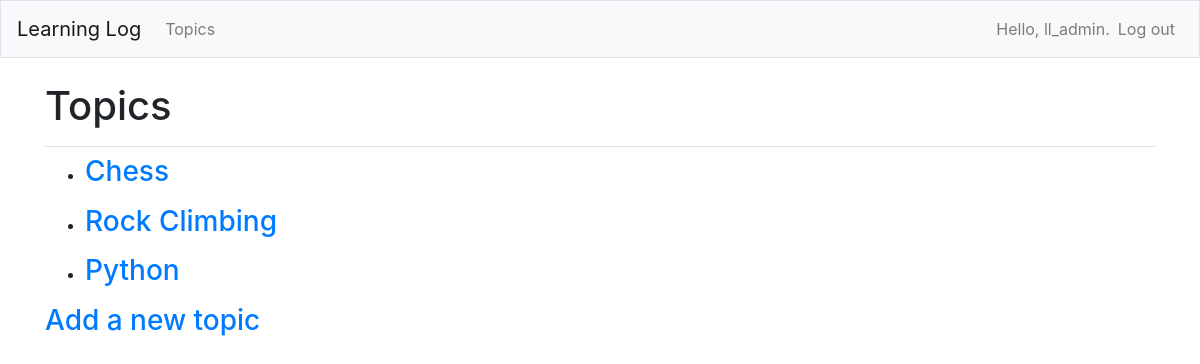
Page /topics/ (signed in) on the earlier database version.
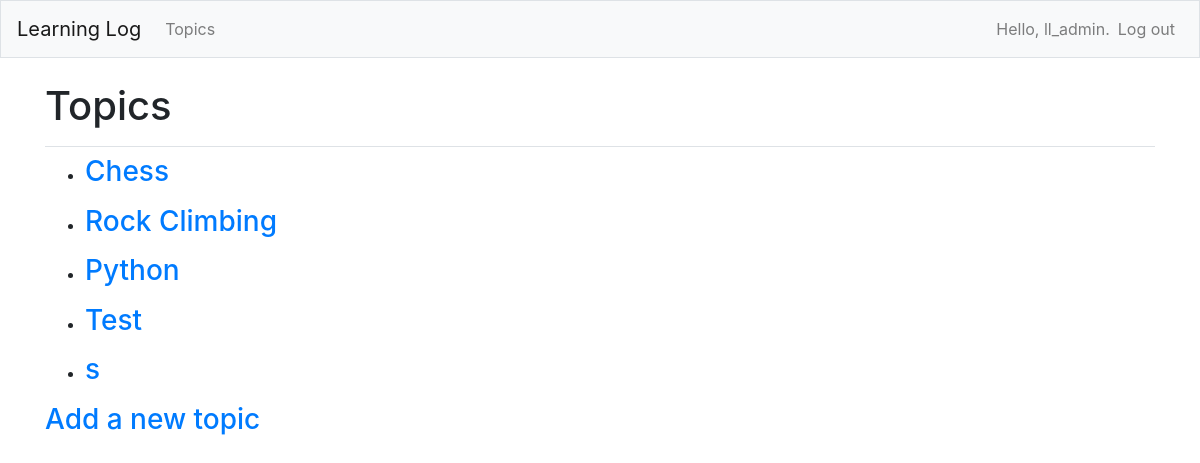
Same page on the later database version.
### learning_logs/models.py (models this page shows)
class Topic(models.Model):
    text = models.CharField(max_length=200)
    date_added = models.DateTimeField(auto_now_add=True)
    owner = models.ForeignKey(User, on_delete=models.CASCADE)
    def __str__(self):
        return self.text

### learning_logs/views.py (the view)
# urls.py: path("topics/", views.topics, name="topics"),
@login_required
def topics(request):
    topics = Topic.objects.filter(owner=request.user).order_by("date_added")
    context = {"topics": topics}
    return render(request, "learning_logs/topics.html", context)

### learning_logs/templates/learning_logs/topics.html
{% extends "learning_logs/base.html" %}
{% block page_header %}
  <h1>Topics</h1>
{% endblock page_header %}
{% block content %}
  {% for topic in topics %}
    <ul>
      <li><h3>
        <a href="{% url 'learning_logs:topic' topic.id %}">{{ topic }}</a>
      </h3></li>
    </ul>
  {% empty %}
    <h3>No topics have been added yet.</h3>
  {% endfor %}
  <h3><a href="{% url 'learning_logs:new_topic' %}">Add a new topic</a></h3>
{% endblock content %}

Differences in the rows shown:
added Topic: text "Test"
added Topic: text "s"
